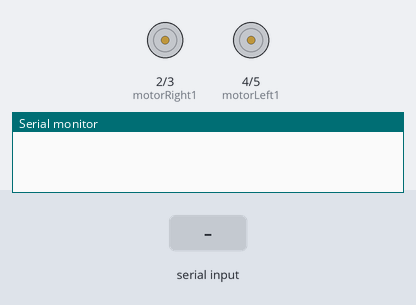
Recording of a sketch running on a simulated Arduino Uno, built with avr-gcc and run on an emulated ATmega328P. On the bench: motor-driver pin pairs drawn as motors (green arrow = first pin HIGH = forward, orange = second pin HIGH = backward, longer = more drive, scaled by the enable pin), the last lines printed to the serial monitor. The test bench sets the inputs (shaded band).

Above: at 1.2 s.
1.3 s: "F" received over Serial
At 2.4 s:
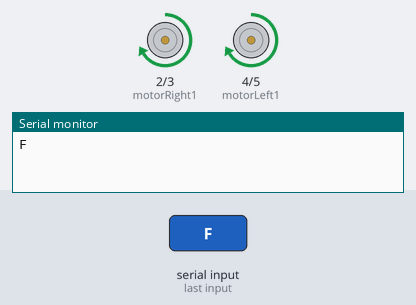
2.8 s: "B" received over Serial
At 3.5 s:
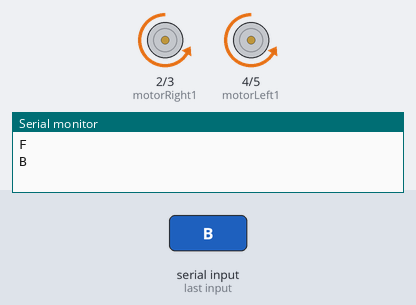
4.3 s: "L" received over Serial
At 4.7 s:
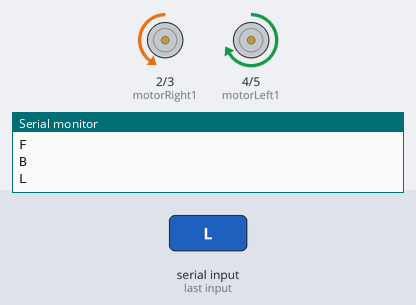
5.8 s: "R" received over Serial
At 7.0 s:
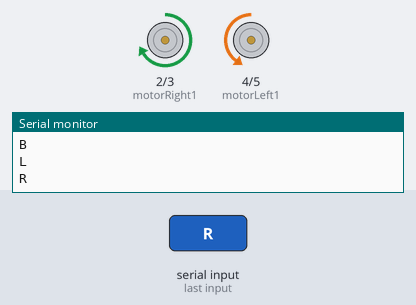
Timing chart, 0 to 8.3 s (numbered marks = the images above; inputs shaded):
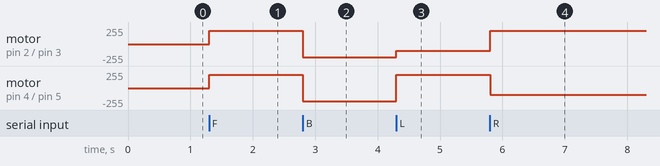

The sketch:

obstacle_avoiding_pwm.ino
```cpp
const int motorLeft1 = 4;
const int motorLeft2 = 5;
const int motorRight1 = 2;
const int motorRight2 = 3;
const int enableLeft = 10;
const int enableRight = 11;

char command;
int speed = 200;

void setup() {
  pinMode(motorLeft1, OUTPUT);
  pinMode(motorLeft2, OUTPUT);
  pinMode(motorRight1, OUTPUT);
  pinMode(motorRight2, OUTPUT);
  pinMode(enableLeft, OUTPUT);
  pinMode(enableRight, OUTPUT);

  Serial.begin(9600);
}

void loop() {
  if (Serial.available()) {
    command = Serial.read();
    Serial.println(command);

    switch (command) {
      case 'F':
        moveForward();
        break;
      case 'B':
        moveBackward();
        break;
      case 'L':
        turnLeft();
        break;
      case 'R':
        turnRight();
        break;
      case 'S':
        stopMotors();
        break;
    }
  }
}

void moveForward() {
  digitalWrite(motorLeft1, HIGH);
  digitalWrite(motorLeft2, LOW);
  digitalWrite(motorRight1, HIGH);
  digitalWrite(motorRight2, LOW);
  analogWrite(enableLeft, speed);
  analogWrite(enableRight, speed);
}

void moveBackward() {
  digitalWrite(motorLeft1, LOW);
  digitalWrite(motorLeft2, HIGH);
  digitalWrite(motorRight1, LOW);
  digitalWrite(motorRight2, HIGH);
  analogWrite(enableLeft, speed);
  analogWrite(enableRight, speed);
}

void stopMotors() {
  digitalWrite(motorLeft1, LOW);
  digitalWrite(motorLeft2, LOW);
  digitalWrite(motorRight1, LOW);
  digitalWrite(motorRight2, LOW);
  analogWrite(enableLeft, 0);
  analogWrite(enableRight, 0);
}

void turnRight() {
  digitalWrite(motorLeft1, LOW);
  digitalWrite(motorLeft2, HIGH);
  digitalWrite(motorRight1, HIGH);
  digitalWrite(motorRight2, LOW);
  analogWrite(enableLeft, speed / 2);
  analogWrite(enableRight, speed);
}

void turnLeft() {
  digitalWrite(motorLeft1, HIGH);
  digitalWrite(motorLeft2, LOW);
  digitalWrite(motorRight1, LOW);
  digitalWrite(motorRight2, HIGH);
  analogWrite(enableLeft, speed);
  analogWrite(enableRight, speed / 2);
}
```

Measured:
- after the input at 1.3 s, motor on pin 2 (motorRight1) / pin 3 (motorRight2), motor on pin 4 (motorLeft1) / pin 5 (motorLeft2): stopped → forward 200/255 at once
- after the input at 2.8 s, motor on pin 2 (motorRight1) / pin 3 (motorRight2), motor on pin 4 (motorLeft1) / pin 5 (motorLeft2): forward 200/255 → backward 200/255 at once
- after the input at 4.3 s, motor on pin 2 (motorRight1) / pin 3 (motorRight2): backward 200/255 → backward 100/255 at once; motor on pin 4 (motorLeft1) / pin 5 (motorLeft2): backward 200/255 → forward 200/255 at once
- after the input at 5.8 s, motor on pin 2 (motorRight1) / pin 3 (motorRight2): backward 100/255 → forward 200/255 at once; motor on pin 4 (motorLeft1) / pin 5 (motorLeft2): forward 200/255 → backward 100/255 at once
